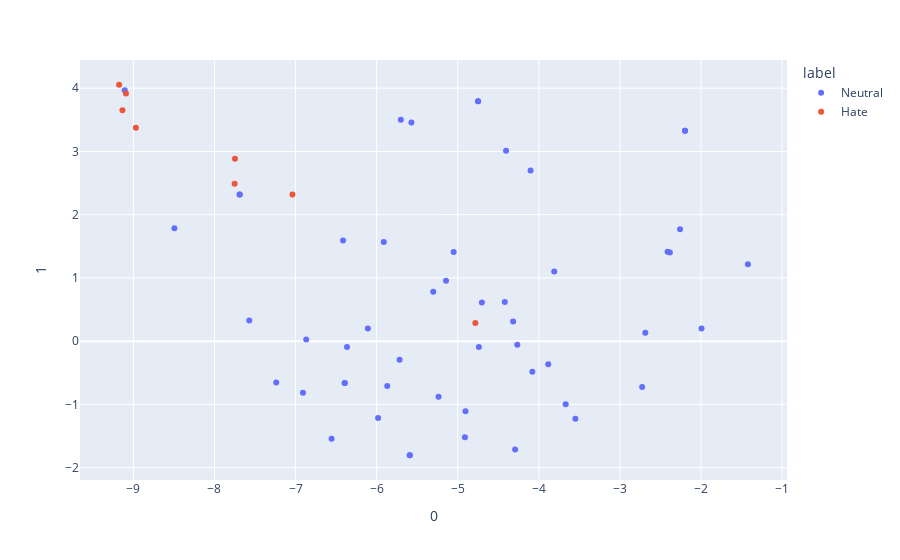

The notebook cell this image was saved under:
### Code cell
texts = [sample["text"] for sample in test_ds] 
inputs = tokenizer(texts, return_tensors="pt", padding=True, truncation=True)

bert = peft_model.base_model.model.bert
# classifier = peft_model.classifier.original_module[0].cpu()

bert = bert.cpu()
bert.eval()
with torch.no_grad():
    outputs = bert(**inputs)

outputs = outputs.last_hidden_state[:,0,:].squeeze()
# outputs = classifier(outputs)

tsne = TSNE()
to_vis = tsne.fit_transform(outputs)

df = pd.DataFrame(to_vis)
df["label"] = [post["label"] for post in test_ds]
df["text"] = [post["text"] for post in test_ds]
fig = px.scatter(df, x=0, y=1, hover_data="text", color="label")
fig.show()

### Figure 1 — Plotly figure (JSON) as saved in the notebook; plotly's stock layout.template omitted (floating-point values rounded to 4 significant figures)
{"data": [{"customdata": [["@anonymized_account Lis biedny kręci się wokół własnego ogona i ciągle próbuję marudzić A to już mu nie wychodzi"], ["@anonymized_account A w Łodzi Panie Łukaszu na razie Hania,przez niektórych zwana szachrajka😁😁"], ["@anonymized_account Sorry Pogoń, trzech Waszych w moim @anonymized_account zostało."], ["@anonymized_account @anonymized_account Co ty tam w tym Koźlu Kędzierzysz?"], ["@anonymized_account no to jak to jest że się nie da grać w kosza a się wygrywa z mistrzyniami Europy ?"], ["@anonymized_account Lis biedny kręci się wokół własnego ogona i ciągle próbuję marudzić A to już mu nie wychodzi"], ["Podobno mają wprowadzić maseczki antysmogowe ze specjalnym otworkiem na papierosa."], ["Co się musi dziać teraz u @anonymized_account 😄"], ["Sprzedać za 50 mln Paulinho i kupić (podobno) za 30 mln Vidala - nie poznaję Barcelony."], ["@anonymized_account Panie Andrzeju jeszcze pan będzie prosił o te leki przeciw bólowe 😀"], ["@anonymized_account Pogba nie był na pozycji spalonej."], ["#dividetourwarsaw i need to know CO Z AKCJA KTÓRA WŁAŚNIE POWINNA IŚĆ NAM ZAJEBISCIE"], ["PROFESOR JEST NA SPOTIFY UMARŁAM XDD"], ["Dużo tego jeszcze było ale nie chce mi się pisać i tak nikogo to nie interesuje"], ["@anonymized_account @anonymized_account mi się ten styl podoba 💪 oby tak dalej :)"], ["@anonymized_account @anonymized_account @anonymized_account W stop klatkach widać ze jak by to było po stronie drugiej (legi) to karny by był"], ["@anonymized_account burmistrz z platka kwiatka przypomina mi burmistrza Kluczborka"], ["@anonymized_account @anonymized_account w ekstraklasie też nie ma"], ["Patrzysz na @anonymized_account @anonymized_account @anonymized_account i wiesz że idzie wojna"], ["RT @anonymized_account Przypominam.  Kto taśmami wojuje..."], ["vans do chuja przestań robić choć na chwilę zajebiste kolekcje bo w moim portfelu pieniądzen't"], ["@anonymized_account Już dwa lata temu powinni wygrac Euro."], ["@anonymized_account @anonymized_account A niby z jakiego powodu? Żeby mogła sprawować swój urząd? Chyba żart!"], ["@anonymized_account @anonymized_account @anonymized_account @anonymized_account Nieeee, Gryszkiewicz nie grał, to akurat nie o nim."], ["RT @anonymized_account Zawsze jak ide do przymiezalni do h\\u0026amp;m to przeżywam szok, ze naprawde wyglądam tak, jak widać to w tym lustrze od tylu…"], ["@anonymized_account @anonymized_account Według mnie to fake wypucha na zdjęciu niejest miś chyba żeby się tak strasznie zmienił w ostatnim czasie"], ["@anonymized_account @anonymized_account Nawet podobny do niego, prawda ?xD"], ["Bild po wczorajszej demolce przy Ł3: \\\"Po co w LM takie ogórki? III-ligowy Trier sprawił BVB w P. Niemiec więcej problemów niż Legia w LM\\\""], ["RT @anonymized_account Morawiecki senior robi w trąbę zmarłych, syn żywych. Taki podział ról."], ["@anonymized_account Pani Malarz trza być obiektywnym dziennikarką to ze legia gra piach to normalka nic dziwnego"], ["@anonymized_account A ManUtd czasami wczoraj nie odpadł ?:)"], ["@anonymized_account @anonymized_account a trenerem został Szymon Pawłowski :)"], ["@anonymized_account Nie nazwałbym tego dziennikarstwem 😂"], ["@anonymized_account o ile się nie myle to ta twarda ręka była jednym z powodów jego zwolnienia :)"], ["@anonymized_account Błędem było jego zatrudnienie a nie zwolnienie"], ["@anonymized_account @anonymized_account Oj tam, ale chyba po raz pierwszy odpadną przed nami 😂"], ["Podobno mają wprowadzić maseczki antysmogowe ze specjalnym otworkiem na papierosa."], ["RT @anonymized_account @anonymized_account @anonymized_account Wzrusza mnie ta wasza troska. I rozumiem ją. W końcu jest lotnisko w Niemczech. A więc u nas n…"], ["@anonymized_account @anonymized_account Nawet podobny do niego, prawda ?xD"], ["@anonymized_account @anonymized_account No pewnie. Niepełnosprawnych zamkneliscie w sejmie to się zrobiło bezpiecznie na ulicach. Taka prawda kłamco."], ["@anonymized_account Tomek niesluchaj radia jak juz tak Cię denerwuje zwykła reklama 😉 niejestem lekarzem ale podejrzewam chorobę zawodową🎤 🍻"], ["@anonymized_account @anonymized_account Według mnie to fake wypucha na zdjęciu niejest miś chyba żeby się tak strasznie zmienił w ostatnim czasie"], ["RT @anonymized_account @anonymized_account @anonymized_account dopiero po porodzie kobiety maja mgliste pojęcie o bólu mężczyzn z katarem."], ["@anonymized_account @anonymized_account Powinni jeszcze zaprosić Gmyza i odlot będzie pełny."], ["@anonymized_account dziś ciężko. Pół Warszawy postanowiło się umyć w tym samym czasie."], ["@anonymized_account @anonymized_account Aha, a ktoś cię zapraszał do rozmowy?"], ["RT @anonymized_account @anonymized_account @anonymized_account dopiero po porodzie kobiety maja mgliste pojęcie o bólu mężczyzn z katarem."], ["@anonymized_account @anonymized_account Dlatego to nie miało żadnego większego wpływu z żadnej ze stron."], ["@anonymized_account A Ty nigdy nie robisz dwóch rzeczy jednocześnie? Np. idziesz i żujesz gumę."], ["@anonymized_account @anonymized_account Trochę dużo tych trenerów :P"], ["Skoro wchodzi Góralski, to tym bardziej szkoda, że po drugiej stronie nie ma Vidala 😜"], ["@anonymized_account to ty chłopie nie płacz że mamy takie legendy.A wy macie kogo ? PiotraBanie ?@anonymized_account @anonymized_account @anonymized_account @anonymized_account"]], "hovertemplate": "label=Neutral<br>0=%{x}<br>1=%{y}<br>text=%{customdata[0]}<extra></extra>", "legendgroup": "Neutral", "marker": {"color": "#636efa", "symbol": "circle"}, "mode": "markers", "name": "Neutral", "orientation": "v", "showlegend": true, "type": "scatter", "x": [-7.691, -3.549, -6.108, -7.571, -4.739, -7.688, -2.196, -2.686, -2.412, -3.884, -5.302, -3.809, -1.421, -1.993, -4.292, -6.908, -5.05, -5.717, -2.258, -5.571, -8.494, -5.144, -5.869, -7.239, -4.101, -6.394, -5.592, -2.383, -5.702, -5.912, -4.265, -4.911, -4.08, -4.317, -4.702, -4.904, -2.196, -4.404, -5.592, -9.107, -3.668, -6.394, -4.749, -6.868, -4.419, -6.556, -4.749, -6.365, -6.414, -5.236, -2.725, -5.982], "xaxis": "x", "y": [2.32, -1.228, 0.2, 0.3268, -0.09071, 2.319, 3.328, 0.1318, 1.413, -0.3651, 0.7819, 1.102, 1.215, 0.202, -1.713, -0.8177, 1.41, -0.2952, 1.769, 3.456, 1.786, 0.9562, -0.7097, -0.6531, 2.697, -0.6628, -1.804, 1.401, 3.5, 1.568, -0.05839, -1.521, -0.4851, 0.3089, 0.6097, -1.107, 3.328, 3.011, -1.804, 3.966, -0.996, -0.6628, 3.792, 0.02586, 0.6194, -1.545, 3.792, -0.09332, 1.593, -0.8805, -0.7239, -1.215], "yaxis": "y"}, {"customdata": [["@anonymized_account @anonymized_account Jednostki wojskowe funkcjonują w oparciu o karty kredytowe? Lecz się człowieku."], ["@anonymized_account @anonymized_account @anonymized_account Jojo demokrata w akcji. Taki pospolity ćwierćmózg"], ["@anonymized_account A nastepni będą tacy jak Terlikowski spędzający czas w kolejce do psychiatry."], ["@anonymized_account Krystynę mi on przypomina ale trzeba mieć niepokoleji w głowie by się robić na Krystynę"], ["@anonymized_account czy Pan Waldemar ma zakaz wjazdu Parchu, czy nie ma?"], ["@anonymized_account @anonymized_account Raczej ma problem z głową. Tak jak Ty i Tobie podobni."], ["@anonymized_account Polacy też wiedzą, że jednym z największych debili jest niejaki Ziemkiewicz."], ["@anonymized_account @anonymized_account @anonymized_account Kurwa w jebany dzień parlamentaryzmu wszędzie barierki i psiarnia, no kurwa pięknie się to wspasowuje"]], "hovertemplate": "label=Hate<br>0=%{x}<br>1=%{y}<br>text=%{customdata[0]}<extra></extra>", "legendgroup": "Hate", "marker": {"color": "#EF553B", "symbol": "circle"}, "mode": "markers", "name": "Hate", "orientation": "v", "showlegend": true, "type": "scatter", "x": [-9.135, -9.091, -7.038, -4.783, -7.751, -8.969, -7.748, -9.176], "xaxis": "x", "y": [3.65, 3.915, 2.32, 0.2874, 2.488, 3.375, 2.882, 4.055], "yaxis": "y"}], "layout": {"legend": {"title": {"text": "label"}, "tracegroupgap": 0}, "margin": {"t": 60}, "xaxis": {"anchor": "y", "domain": [0, 1], "title": {"text": "0"}}, "yaxis": {"anchor": "x", "domain": [0, 1], "title": {"text": "1"}}}}
